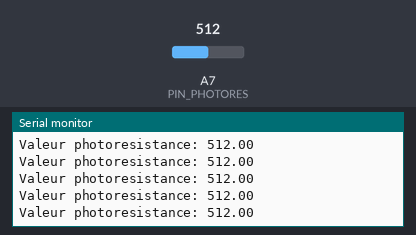
Bench run of a sketch on a simulated Arduino Nano Every. Shown: the last lines printed to the serial monitor. The test bench sets the inputs (shaded band); at power-on: A7 (PIN_PHOTORES) = 512.

Above: at 1.2 s.
1.3 s: A7 (PIN_PHOTORES) set to 716
At 1.32 s:
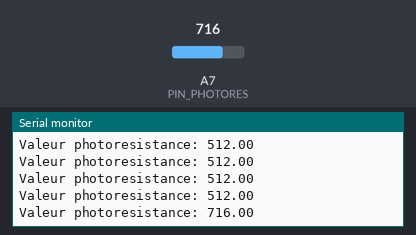
2.8 s: A7 (PIN_PHOTORES) set to 900
At 2.83 s:
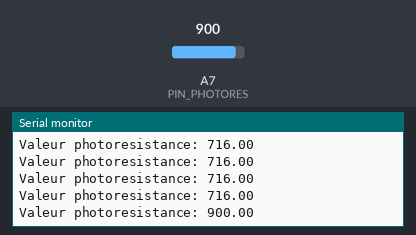
Timing chart, 0 to 5.8 s (numbered marks = the images above; inputs shaded):
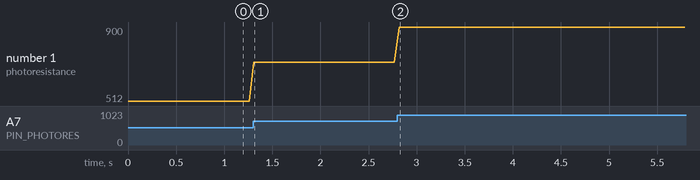

Measured:
- after the input at 1.3 s, the serial monitor: prints a new line at once (image 1)
- after the input at 2.8 s, the serial monitor: prints a new line at once (image 2)
- plotted number 1: 512 → 716 after the input at 1.3 s, 716 → 900 after the input at 2.8 s

The sketch:

Test_Photoresistances_sans_laser.ino
```cpp
/* SIMPLE TEST
   Test photorésistance
   Sans laser

   Configuration Arduino:
   Board: Arduino Nano Every
   Registers emulation: None (ATMEGA809)
   Arduino 1.8.12
*/

#define PIN_PHOTORES  A7                    //Definition pins photoresistance
#define WAIT_50_ms    50                    //Definition du temps d'attente

float val_photores;

void setup() {
  Serial.begin(9600);

  //Initialisation pin photoresistance
  pinMode(PIN_PHOTORES, INPUT);
  //Initialisation val_photores
  val_photores = 0.00;
}

void loop() {
  //Lecture valeur de la photoresistance
  val_photores = analogRead(PIN_PHOTORES);

  //Affichage valeur de la photoresistance
  Serial.print("Valeur photoresistance: ");
  Serial.println(val_photores);

  //Attente de 50ms
  delay(WAIT_50_ms);

}
```
